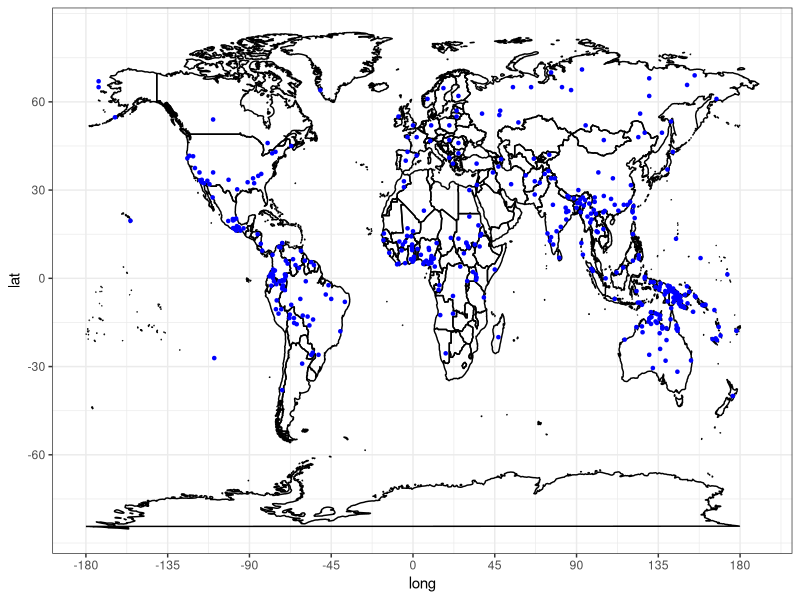
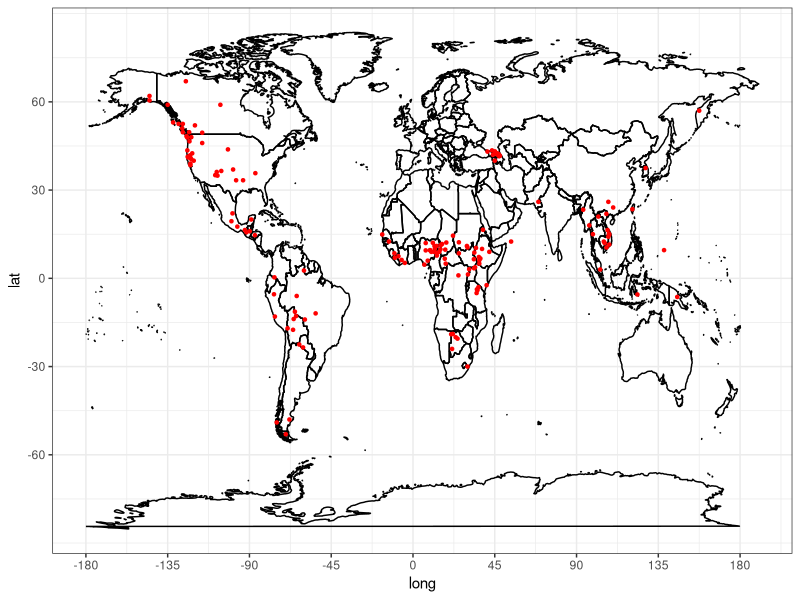
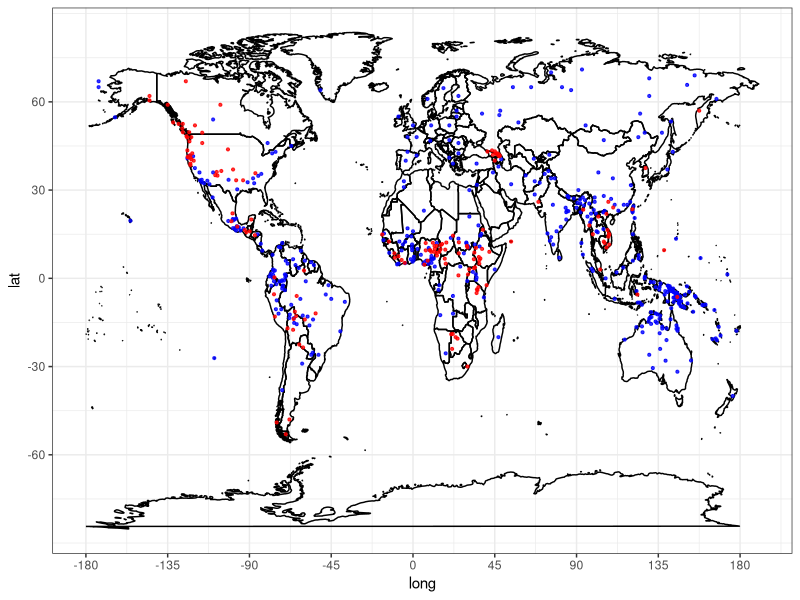

Reproduce these figures in R, in order.
## ---- chunk 1
library(tidyverse)
library(maps)
## ---- chunk 2
ejectives.data = read.csv('ejectives.csv')
no.ejectives = ejectives.data %>% filter(description == 'No glottalized consonants')
## ---- chunk 3
world = map_data("world")
worldmap.with.no.glottalized.c = ggplot(world, aes(x=long, y=lat, group=group))+
  geom_path()+
  scale_y_continuous(breaks=(-2:2) * 30)+
  scale_x_continuous(breaks=(-4:4) * 45)+
  geom_point(data = no.ejectives,
             aes(x=longitude, y=latitude),
             inherit.aes = FALSE,
             color = 'blue',
             size = 0.9)+
  theme_bw()
worldmap.with.no.glottalized.c
## ---- chunk 4
ejectives = ejectives.data %>% filter(!(description == 'No glottalized consonants'))
## ---- chunk 5
worldmap.with.glottalized.c = ggplot(world, aes(x=long, y=lat, group=group))+
  geom_path()+
  scale_y_continuous(breaks=(-2:2) * 30)+
  scale_x_continuous(breaks=(-4:4) * 45)+
  geom_point(data = ejectives,
             aes(x=longitude, y=latitude),
             inherit.aes = FALSE,
             color = 'red',
             size = 0.9)+
  theme_bw()
worldmap.with.glottalized.c
## ---- chunk 6
worldmap.combined.ejectives = ggplot(world, aes(x=long, y=lat, group=group))+
  geom_path()+
  scale_y_continuous(breaks=(-2:2) * 30)+
  scale_x_continuous(breaks=(-4:4) * 45)+
  geom_point(data = no.ejectives,
             aes(x=longitude, y=latitude),
             inherit.aes = FALSE,
             color = 'blue',
             alpha = 0.8,
             size = 0.75)+
  geom_point(data = ejectives,
             aes(x=longitude, y=latitude),
             inherit.aes = FALSE,
             color = 'red',
             alpha = 0.8,
             size = 0.75)+
  theme_bw()
worldmap.combined.ejectives 
